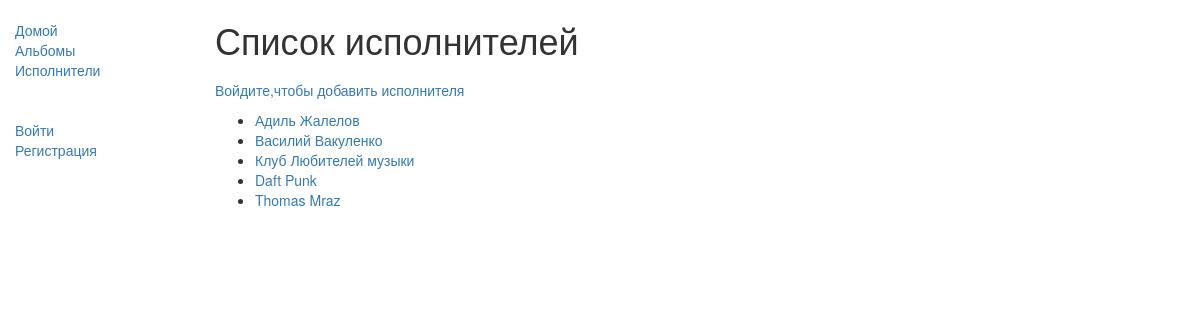
The page /again/author/ on the database as committed earlier.
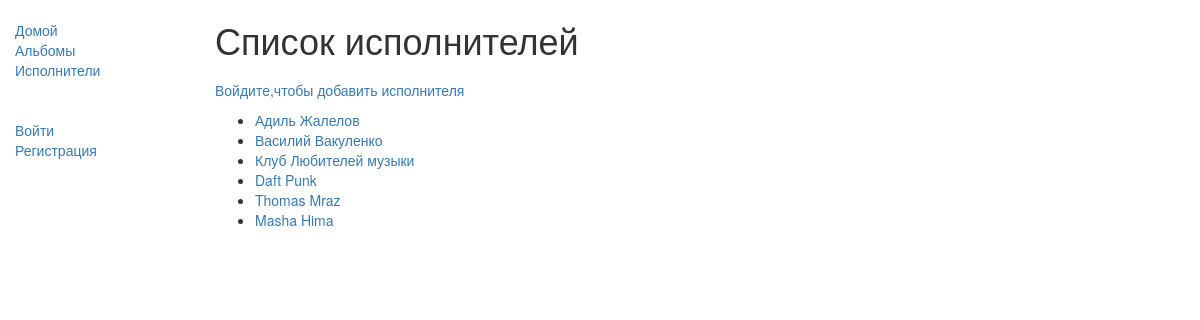
The same page on the database as committed later.
### again/models.py (models this page shows, shortened)
class Author(models.Model):
    first_name = models.CharField(max_length=100)
    last_name = models.CharField(max_length=100)
    def get_absolute_url(self):
        return reverse('author-detail', args=[str(self.id)])

### again/views.py (the view)
class AuthorListView(generic.ListView):
    model = Author
    context_object_name = 'my_author_list'   # ваше собственное имя переменной контекста в шаблоне
    template_name = 'again/authorList.html'  # Определение имени вашего шаблона и его расположения
    def get_context_data(self, **kwargs):
        context = super(AuthorListView, self).get_context_data(**kwargs)
        context['Album'] = Album.objects.all()
        return context

### again/templates/again/authorList.html
{% extends "base_generic.html" %}
{% block content %}
    <h1>Список исполнителей</h1>
    <ul class="sidebar-nav">
      {% if user.is_authenticated %}
        <li><a href="{% url 'author-create' %}">Добавить исполнителя</li>
      {% else %}
        <li><a href="{% url 'users:login'%}?next={{request.path}}">Войдите,чтобы добавить исполнителя </a></li>
      {% endif %}
     </ul>
    {% if my_author_list %}
    <ul>
      {% for author in my_author_list %}
      <li>
        <a href="{{ author.get_absolute_url }}">{{ author.first_name}} {{author.last_name }}</a>
      </li>
      {% endfor %}
    </ul>
    {% else %}
      <p>There are no album in the library.</p>
    {% endif %}
{% endblock %}

Rows that differ between the two databases and show on the page:
added Author: first_name "Masha", last_name "Hima"
